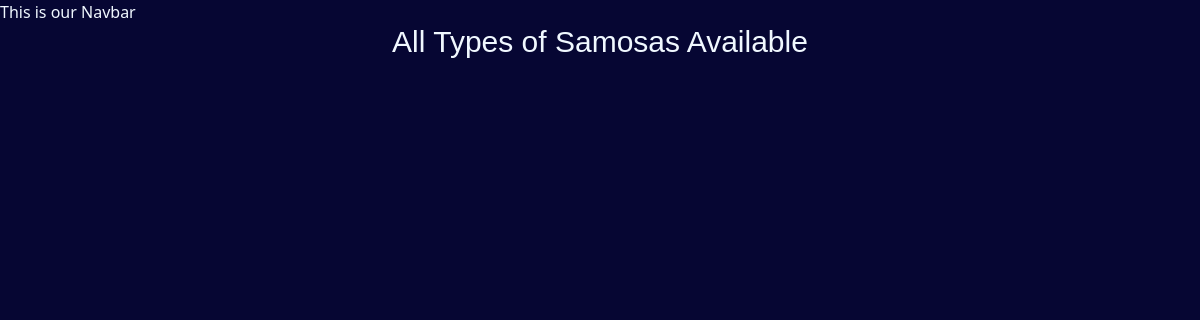
Page /bisu/ on the earlier database version.
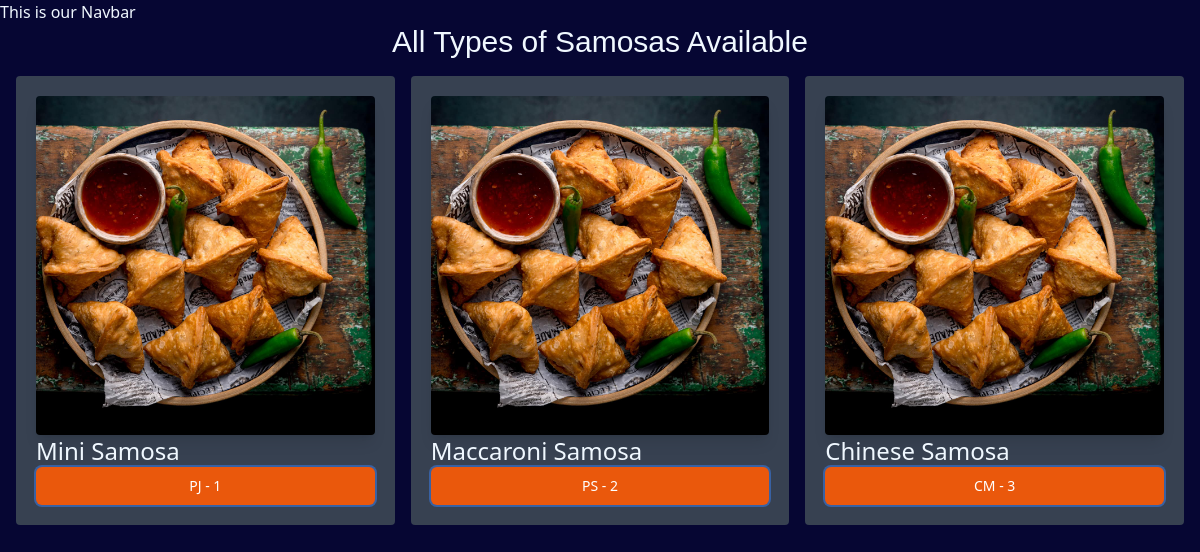
Same page on the later database version.
### bisu/models.py (models this page shows, shortened)
class SamosaVariety(models.Model):
    SAMOSA_TYPE_CHOICE = [
        ('PN','Paneer'),
        ('AL','Aloo'),
        ('PJ','Punjabi'),
        ('PS','Pasta'),
        ('CM','Chowmein'),
    ]
    name = models.CharField(max_length=100)
    image = models.ImageField(upload_to='bisu/')
    date_added = models.DateTimeField(default=timezone.now)
    type = models.CharField(max_length=2,choices=SAMOSA_TYPE_CHOICE)
    description = models.TextField(default='')

### bisu/views.py (the view)
# urls.py: path('',views.info,name='info'),
def info(req):
    samosas = SamosaVariety.objects.all()
    return render(req,'bisu/all_bisu.html',{'samosas' : samosas})

### bisu/templates/bisu/all_bisu.html (shortened to what this page needs)
{% extends "layout.html" %}
{% block content %}
<h1 class="text-3xl no-underline">All Types of Samosas Available</h1>
<div class="grid grid-cols-3 gap-4 m-4">
    {% for samosa in samosas %}
        <div class="bg-gray-700 p-5 rounded">
            <img class="rounded shadow-lg" src="{{samosa.image.url}}" alt="">
                <h3 class="text-bold text-2xl ">{{samosa.name}}</h3>
                <a href="{% url 'samosa_detail' samosa.id%}">
                    <button type="button" class="w-[100%] items-center justify-center px-4 py-2
                           border border-transparent text-sm font-medium rounded-md text-white bg-orange-600 hover:bg-orange-700 focus:outline-none  focus: ring-2 focus: ring-offset-2focus:ring-orange-500">{{samosa.type}} - {{samosa.id}}</button>
                </a>
        </div>
    {% endfor %}
</div>
{% endblock %}

### templates/layout.html (shortened to what this page needs)
{% load static %}
{% load static tailwind_tags %}
<!DOCTYPE html>
<html lang="en">
<head>
    <link rel="stylesheet" href="{% static 'style.css' %}">
    {% tailwind_css %}
</head>
<body>
    <nav>This is our Navbar</nav>
    {% block content %}{% endblock %}
</body>
</html>

### static/style.css (style rules this page uses)
body { background-color: rgb(6, 6, 51); color: aliceblue; }
h1 { font-family: sans-serif; text-align: center; text-decoration: underline red; }

Differences in the rows shown:
added SamosaVariety: image (picture), name "Mini Samosa", type "PJ", id "1"
added SamosaVariety: image (picture), name "Maccaroni Samosa", type "PS", id "2"
added SamosaVariety: image (picture), name "Chinese Samosa", type "CM", id "3"
